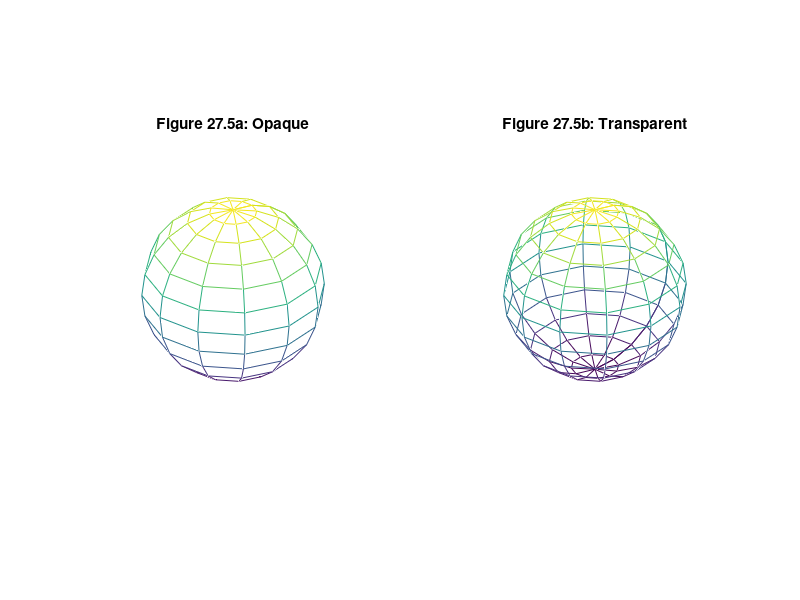

This chart was generated by the following MATLAB code:
% mm2705.m
[X,Y,Z]=sphere(12);
subplot(1,2,1)
mesh(X,Y,Z), title('Figure 27.5a: Opaque')
hidden on
axis square off
subplot(1,2,2)
mesh(X,Y,Z), title('Figure 27.5b: Transparent')
hidden off
axis square off
